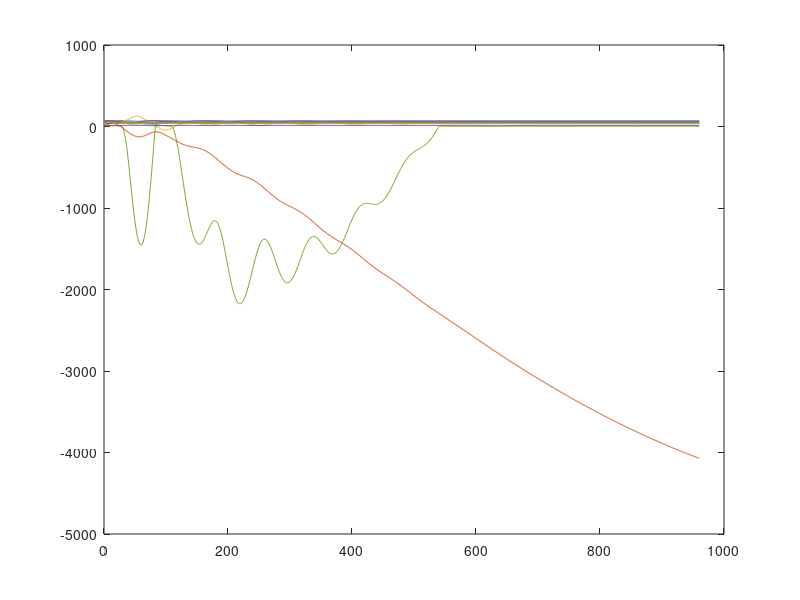
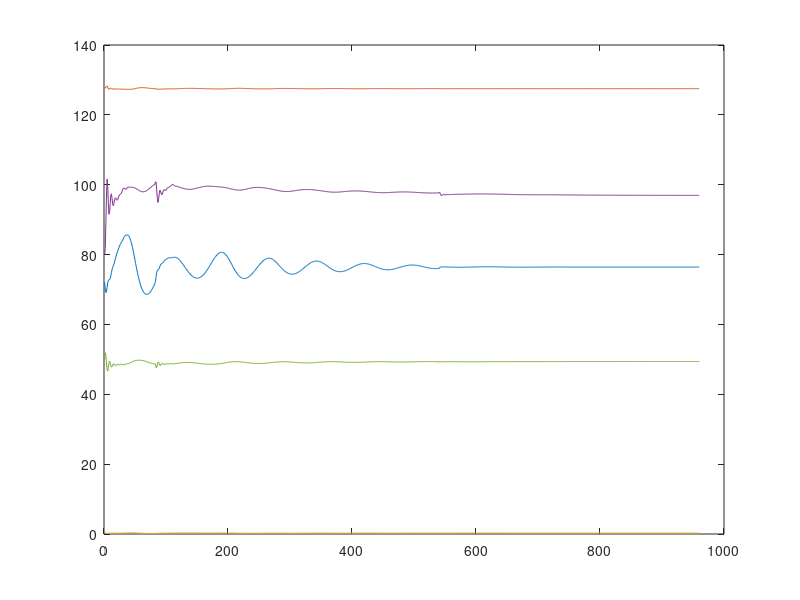

Write MATLAB code to recreate these figures, in order.
time = load("timedata.dat");
rchange = load("statechangedata.dat");

size(rchange)
arr(:,1) = rchange(1, :)';
arr(:,2) = rchange(end, :)';
arr

figure(1)
plot(rchange(:,1:12))
figure(2)
plot(rchange(:,16:20))
pause(10)

delete statechangedata.dat
delete timedata.dat

